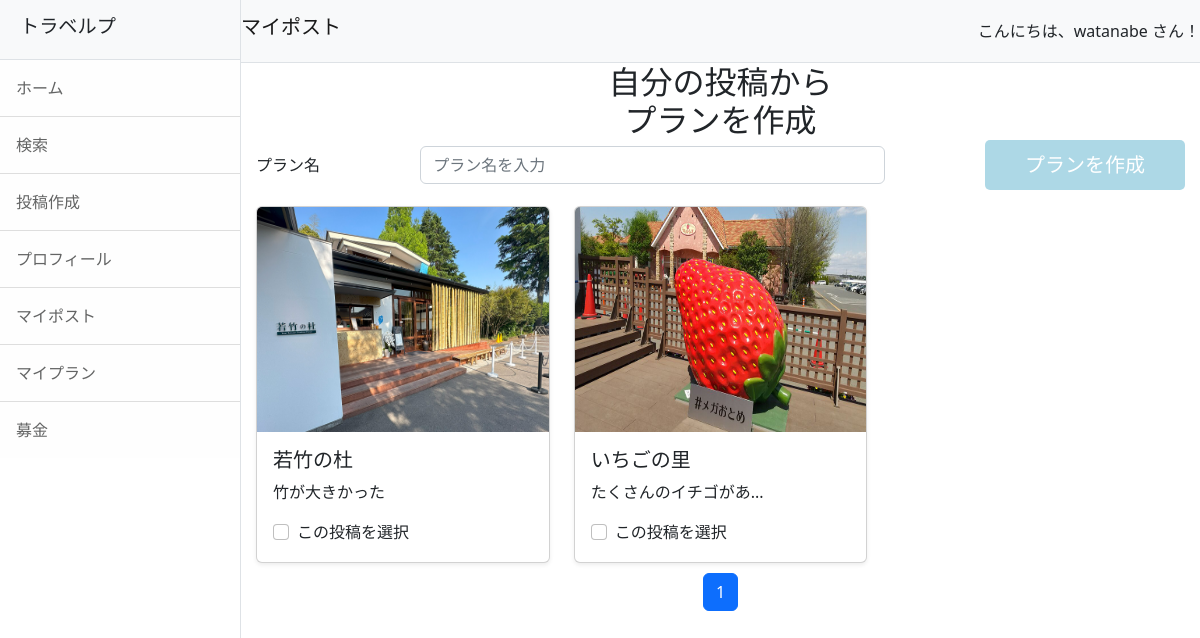
Page /mypost/ (signed in) on the committed database.
### accounts/models.py (models this page shows, shortened)
class CustomUser(AbstractUser):
    pass
    nickname = models.CharField(max_length=150, blank=True, null=True)
    profile_image = models.ImageField(upload_to='profile_images/', null=True, blank=True)
    profile_description = models.TextField(null=True, blank=True)

### travelp/models.py (models this page shows, shortened)
class Post(models.Model):
    user = models.ForeignKey(CustomUser, on_delete=models.SET_NULL, null=True, blank=True)
    title = models.CharField(max_length=200)
    comment = models.TextField()
    created_at = models.DateTimeField(auto_now_add=True)
    caption = models.TextField(verbose_name='場所', blank=True)
    fundraising = models.ForeignKey(Fundraising, null=True, blank=True, on_delete=models.SET_NULL)
    latitude = models.DecimalField(max_digits=15, decimal_places=11, null=True, blank=True)  # 緯度
    longitude = models.DecimalField(max_digits=15, decimal_places=11, null=True, blank=True)  # 経度

class PostImage(models.Model):
    post = models.ForeignKey(Post, related_name='images', on_delete=models.CASCADE)
    image = models.ImageField(upload_to='photos')

### travelp/views.py (the view, shortened to what this page needs)
# urls.py: path('mypost/', views.mypost, name='mypost'),
@login_required
def mypost(request):
    posts_list = Post.objects.filter(user=request.user).order_by('-created_at')
    paginator = Paginator(posts_list, 6)
    page_number = request.GET.get('page')
    posts = paginator.get_page(page_number)  # 現在のページのオブジェクトを取得
    return render(request, 'mypost.html', {'posts': posts})

### travelp/templates/mypost.html (shortened to what this page needs)
{% extends 'base.html' %}
{% load static %}
{% block header %}マイポスト{% endblock %}
{% block content %}
    <h2 style="width: 80%; margin: 0 auto; text-align: center;">自分の投稿から<br>プランを作成</h2>
    <form id="plan-form" method="POST" action="{% url 'travelp:mypost' %}">
      <div class="mb-3 d-flex align-items-center justify-content-between">
        <label for="plan_name" class="form-label mb-0">プラン名</label>
        <input type="text" id="plan_name" name="plan_name" class="form-control" style="width: 50%;" placeholder="プラン名を入力" required>
        <button type="submit" class="button">プランを作成</button>
      </div>
      <div class="row g-4">
        {% for post in posts %}
          <div class="col-12 col-sm-6 col-md-4">
            <div class="card shadow-sm">
              <img src="{{ post.images.first.image.url }}" class="bd-placeholder-img card-img-top" width="100%" height="225" alt="投稿画像">
              <div class="card-body">
                <h5 class="card-title">{{ post.title|slice:":10" }}{% if post.title|length > 10 %}...{% endif %}</h5>
                <p class="card-text">{{ post.comment|slice:":10" }}{% if post.comment|length > 10 %}...{% endif %}</p>
                <div class="form-check">
                  <input class="form-check-input" type="checkbox" value="{{ post.pk }}" id="post{{ post.pk }}" name="selected_posts">
                  <label class="form-check-label" for="post{{ post.pk }}">
                    この投稿を選択
                  </label>
                </div>
              </div>
            </div>
          </div>
        {% endfor %}
      </div>
      {% include 'pagination.html' with page_obj=posts %}
    </form>
{% endblock %}

### travelp/templates/base.html (shortened to what this page needs)
{% load static %}
<!DOCTYPE html>
<html lang="ja">
    <head>
        <link href="{% static 'css/styles.css' %}" rel="stylesheet" />
        <link rel="stylesheet" href="https://unpkg.com/leaflet@1.7.1/dist/leaflet.css" />
    </head>
    <body class="{% if request.user.is_staff %} dark-mode {% endif %}">
        <div class="d-flex" id="wrapper">
            <div class="border-end bg-white" id="sidebar-wrapper">
                <div class="sidebar-heading border-bottom bg-light">
                    <h1 class="navbar-brand">トラベルプ</h1>
                </div>
                <div class="list-group list-group-flush">
                    <a class="list-group-item list-group-item-action list-group-item-light p-3" href="{% url 'travelp:index' %}">ホーム</a>
                    <a class="list-group-item list-group-item-action list-group-item-light p-3" href="{% url 'travelp:search' %}">検索</a>
                    <a class="list-group-item list-group-item-action list-group-item-light p-3" href="{% url 'travelp:post' %}">投稿作成</a>
                    {% if request.user.is_authenticated %}
                        <a class="list-group-item list-group-item-action list-group-item-light p-3" href="{% url 'travelp:myprofile' %}">プロフィール</a>
                        <a class="list-group-item list-group-item-action list-group-item-light p-3" href="{% url 'travelp:mypost' %}">マイポスト</a>
                        <a class="list-group-item list-group-item-action list-group-item-light p-3" href="{% url 'travelp:myplan' %}">マイプラン</a>
                        <a class="list-group-item list-group-item-action list-group-item-light p-3" href="{% url 'travelp:fundraising_list' %}">募金</a>
                    {% endif %}
                </div>
            </div>
            <div id="page-content-wrapper">
                <nav class="navbar navbar-expand-lg navbar-light bg-light border-bottom d-flex justify-content-between">
                    <h1 class="navbar-brand">{% block header %}ホーム{% endblock %}</h1>
                    {% if request.user.is_authenticated %}
                        <div class="text-end">
                            こんにちは、{{ request.user.username }} さん！
                        </div>
                    {% endif %}
                </nav>
                <div class="container-fluid">
                    {% block content %}{% endblock %}
                </div>
            </div>
        </div>
    </body>
</html>

### rows in the picture
CustomUser: user.username "watanabe"
Post: images.first.image (picture), title "若竹の杜", comment "竹が大きかった"
Post: images.first.image (picture), title "いちごの里", comment "たくさんのイチゴがあ"

### other values in the picture
{{ num }} "1"
